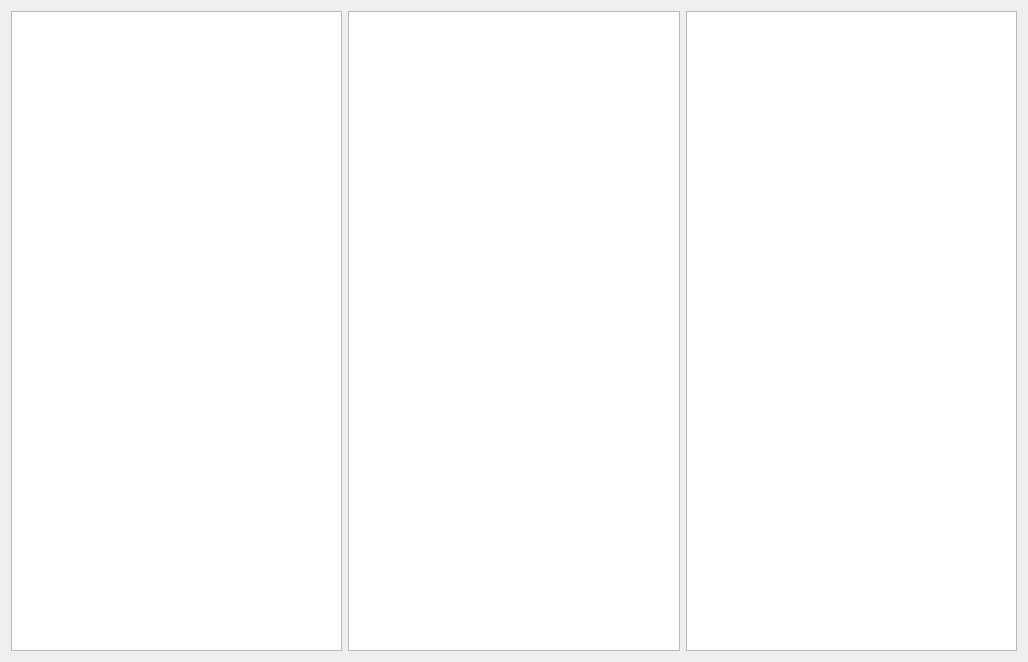
<?xml version="1.0" encoding="UTF-8"?>
<ui version="4.0">
 <class>Translate</class>
 <widget class="QWidget" name="Translate">
  <property name="geometry">
   <rect>
    <x>0</x>
    <y>0</y>
    <width>1028</width>
    <height>662</height>
   </rect>
  </property>
  <property name="windowTitle">
   <string>Form</string>
  </property>
  <layout class="QGridLayout" name="gridLayout">
   <item row="0" column="0">
    <widget class="QTextEdit" name="textEdit_Trans1">
     <property name="sizePolicy">
      <sizepolicy hsizetype="Preferred" vsizetype="Expanding">
       <horstretch>0</horstretch>
       <verstretch>0</verstretch>
      </sizepolicy>
     </property>
    </widget>
   </item>
   <item row="0" column="1">
    <widget class="QTextEdit" name="textEdit_Trans2">
     <property name="sizePolicy">
      <sizepolicy hsizetype="Preferred" vsizetype="Expanding">
       <horstretch>0</horstretch>
       <verstretch>0</verstretch>
      </sizepolicy>
     </property>
    </widget>
   </item>
   <item row="0" column="2">
    <widget class="QTextEdit" name="textEdit_Trans3">
     <property name="sizePolicy">
      <sizepolicy hsizetype="Preferred" vsizetype="Expanding">
       <horstretch>0</horstretch>
       <verstretch>0</verstretch>
      </sizepolicy>
     </property>
    </widget>
   </item>
  </layout>
 </widget>
 <resources/>
 <connections/>
</ui>
